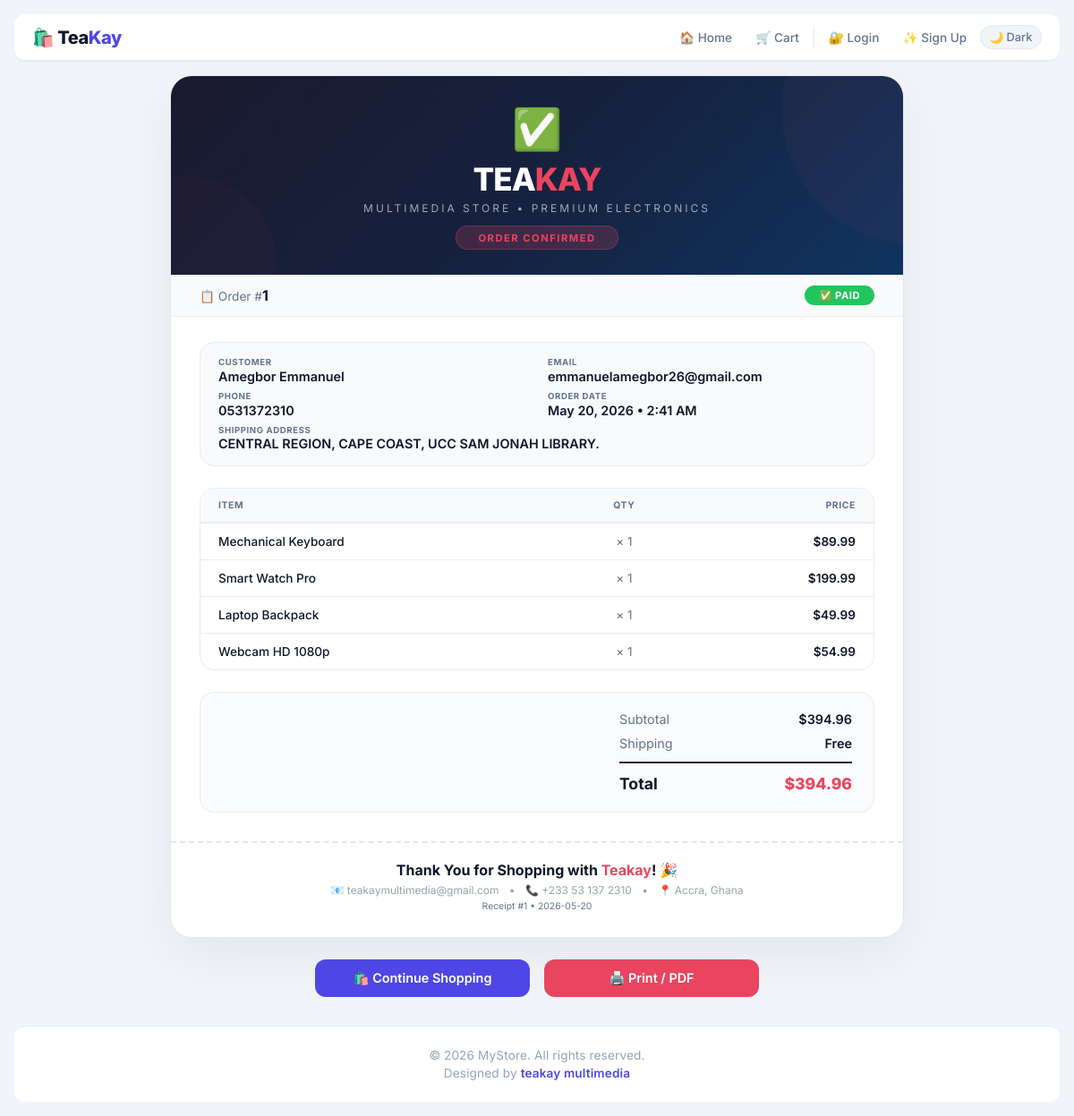
Screenshot of /order/1/ with the database file from the repository.
### store/models.py (models this page shows, shortened)
class Order(models.Model):
    first_name = models.CharField(max_length=100)
    last_name = models.CharField(max_length=100)
    email = models.EmailField()
    address = models.TextField()
    phone = models.CharField(max_length=20)
    created_at = models.DateTimeField(auto_now_add=True)
    paid = models.BooleanField(default=False)
    def get_total_cost(self):
        return sum(item.get_cost() for item in self.items.all())

class OrderItem(models.Model):
    order = models.ForeignKey(Order, related_name='items', on_delete=models.CASCADE)
    product = models.ForeignKey(Product, on_delete=models.CASCADE)
    price = models.DecimalField(max_digits=10, decimal_places=2)
    quantity = models.PositiveIntegerField(default=1)
    def get_cost(self):
        return self.price * self.quantity

class Product(models.Model):
    name = models.CharField(max_length=200)
    description = models.TextField()
    price = models.DecimalField(max_digits=10, decimal_places=2)
    image = models.ImageField(upload_to='product_images/', blank=True, null=True)
    created_at = models.DateTimeField(auto_now_add=True)

### store/views.py (the view)
# urls.py: path('order/<int:order_id>/', views.order_confirmation, name='order_confirmation'),
def order_confirmation(request, order_id):
    order = get_object_or_404(Order, id=order_id)
    return render(request, 'store/order_confirmation.html', {'order': order})

### cart/context_processors.py (called while the page is built)
def cart_count(request):
    cart = request.session.get('cart', {})
    count = sum(cart.values())  # Total quantity of all items
    return {'cart_count': count}

### store/templates/store/order_confirmation.html (shortened to what this page needs)
{% load static %}
<!DOCTYPE html>
<html lang="en">
  <head>
  </head>
  <body>
    <nav class="navbar">
      <div class="nav-container">
        <a href="{% url 'product_list' %}" class="nav-logo">🛍️ Tea<span>Kay</span></a>
        <div class="nav-links" id="navLinks">
          <a href="{% url 'product_list' %}">🏠 Home</a>
          <a href="{% url 'cart_summary' %}" class="cart-wrapper">
            🛒 Cart
          </a>
          {% if user.is_authenticated %}
            <a href="{% url 'logout' %}">🚪 Logout</a>
            <span class="username">👤 {{ user.username }}</span>
          {% else %}
            <a href="{% url 'login' %}">🔐 Login</a>
            <a href="{% url 'signup' %}">✨ Sign Up</a>
          {% endif %}
          <button class="theme-toggle" id="themeToggle" aria-label="Toggle dark mode">
            🌙 Dark
          </button>
        </div>
      </div>
    </nav>
    <div class="confirmation-container">
      <div class="receipt-card">
        <div class="receipt-header">
          <span class="success-icon">✅</span>
          <div class="store-logo">TEA<span>KAY</span></div>
          <div class="store-tagline">Multimedia Store • Premium Electronics</div>
          <div class="receipt-title">Order Confirmed</div>
        </div>
        <div class="order-status-bar">
          <span class="order-number">
            📋 Order #<strong>{{ order.id }}</strong>
          </span>
          <span class="status-badge {% if not order.paid %}pending{% endif %}">
            {% if order.paid %}✅ Paid{% else %}⏳ Pending Payment{% endif %}
          </span>
        </div>
        <div class="receipt-body">
          <div class="customer-info">
            <div class="info-item">
              <span class="label">Customer</span>
              <span class="value">{{ order.first_name }} {{ order.last_name }}</span>
            </div>
            <div class="info-item">
              <span class="label">Email</span>
              <span class="value">{{ order.email }}</span>
            </div>
            <div class="info-item">
              <span class="label">Phone</span>
              <span class="value">{{ order.phone }}</span>
            </div>
            <div class="info-item">
              <span class="label">Order Date</span>
              <span class="value">{{ order.created_at|date:"F j, Y • g:i A" }}</span>
            </div>
            <div class="info-item full-width">
              <span class="label">Shipping Address</span>
              <span class="value">{{ order.address }}</span>
            </div>
          </div>
          <div class="items-table-wrap">
            <table class="items-table">
              <thead>
                <tr>
                  <th>Item</th>
                  <th style="text-align:center;">Qty</th>
                  <th style="text-align:right;">Price</th>
                </tr>
              </thead>
              <tbody>
                {% for item in order.items.all %}
                <tr>
                  <td class="item-name">{{ item.product.name }}</td>
                  <td style="text-align:center;" class="item-qty">× {{ item.quantity }}</td>
                  <td>${{ item.get_cost }}</td>
                </tr>
                {% endfor %}
              </tbody>
            </table>
          </div>
          <div class="totals-section">
            <div class="total-row">
              <span class="label">Subtotal</span>
              <span class="amount">${{ order.get_total_cost }}</span>
            </div>
            <div class="total-row">
              <span class="label">Shipping</span>
              <span class="amount">Free</span>
            </div>
            <div class="total-row grand-total">
              <span class="label">Total</span>
              <span class="amount">${{ order.get_total_cost }}</span>
            </div>
          </div>
        </div>
        <div class="receipt-footer">
          <div class="thank-you">Thank You for Shopping with <span>Teakay</span>! 🎉</div>
          <div class="footer-meta">
            <span>📧 teakaymultimedia@gmail.com</span>
            <span class="dot">•</span>
            <span>📞 +233 53 137 2310</span>
            <span class="dot">•</span>
            <span>📍 Accra, Ghana</span>
            <span class="receipt-id">Receipt #{{ order.id }} • {{ order.created_at|date:"Y-m-d" }}</span>
          </div>
        </div>
      </div>
      <div class="action-buttons">
        <a href="{% url 'product_list' %}" class="btn btn-primary">
          🛍️ Continue Shopping
        </a>
        <button onclick="window.print()" class="btn btn-print">
          🖨️ Print / PDF
        </button>
      </div>
    </div>
    <footer class="footer">
      <p>&copy; 2026 MyStore. All rights reserved.</p>
      <p>Designed by <span>teakay multimedia</span></p>
    </footer>
  </body>
</html>

### rows the page displays
Order: id "1", first_name "Amegbor", last_name "Emmanuel", email "emmanuelamegbor26@gmail.com", phone "0531372310", created_at "May 20, 2026 • 2:41 AM", address "CENTRAL REGION, CAPE COAST, UCC SAM JONAH LIBRARY.", get_total_cost "394.96", created_at "2026-05-20"
OrderItem: product.name "Mechanical Keyboard", quantity "1", get_cost "89.99"
OrderItem: product.name "Smart Watch Pro", quantity "1", get_cost "199.99"
OrderItem: product.name "Laptop Backpack", quantity "1", get_cost "49.99"
OrderItem: product.name "Webcam HD 1080p", quantity "1", get_cost "54.99"
